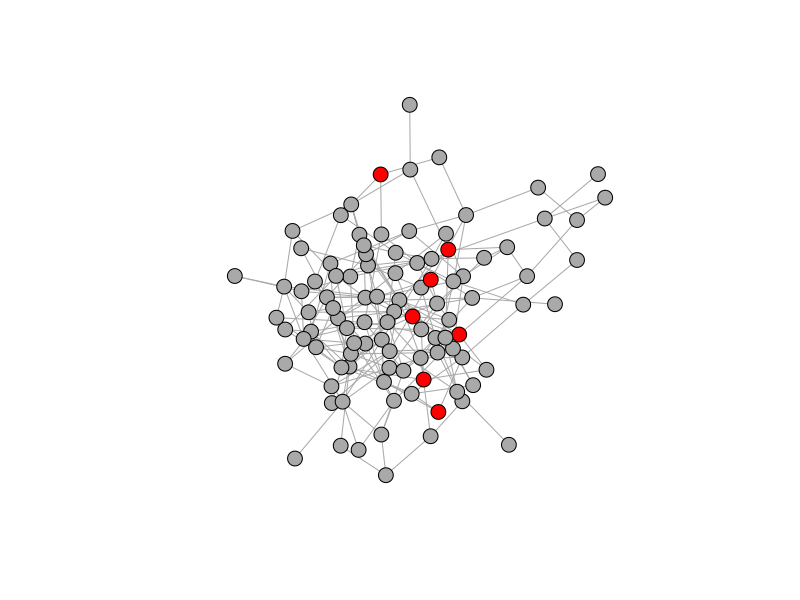
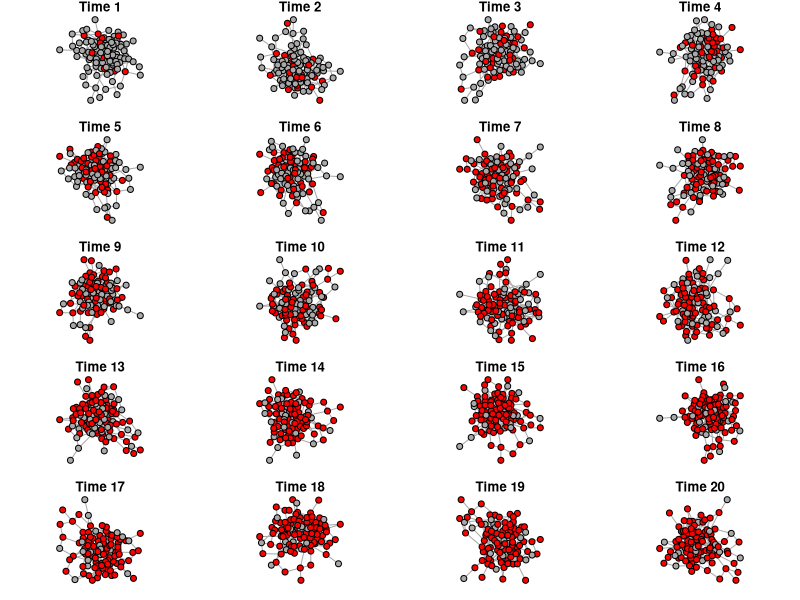
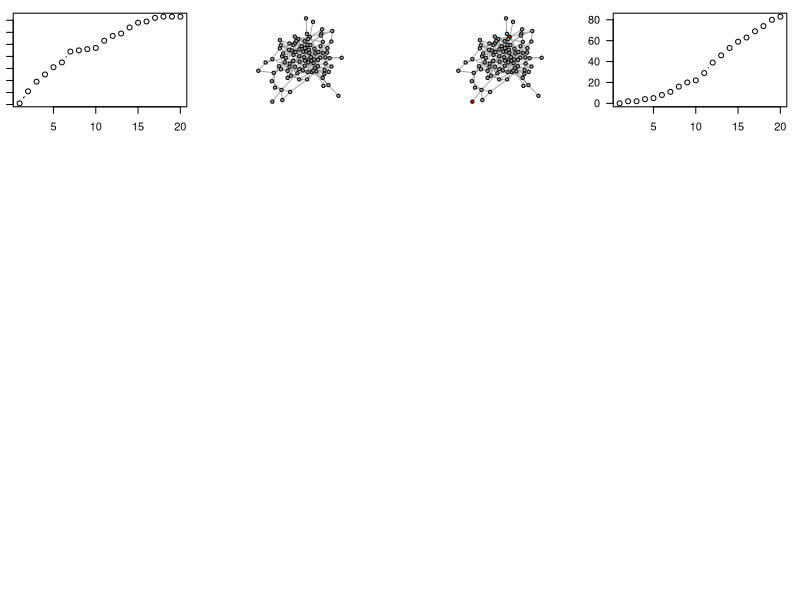
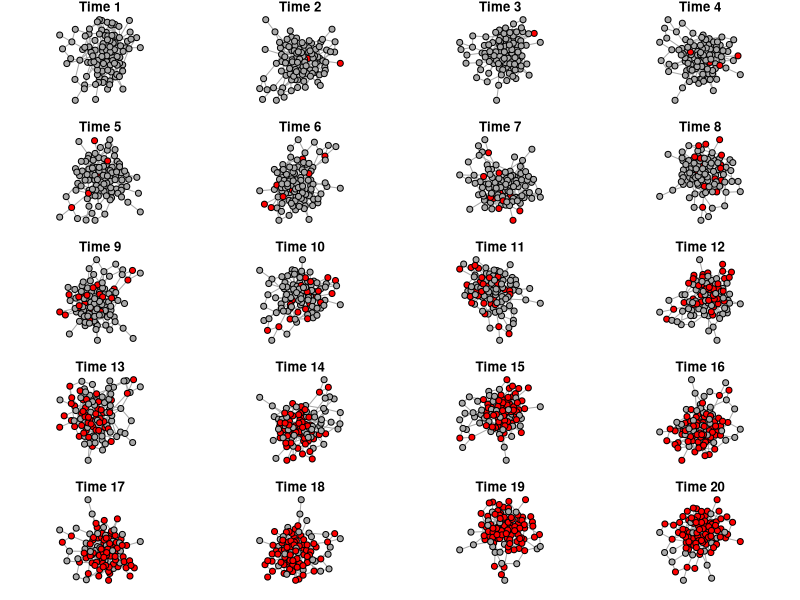

The R script that drew these images, in order:
## ---- chunk 1
library(knitr)
knitr::opts_chunk$set(fig.width=5, fig.height=4.5, message=F) 
set.seed(2)
## ---- chunk 2
library(igraph)
## ---- chunk 3
set.seed(4)
n=100
x=0.1
g=erdos.renyi.game(n, p=0.05)
V(g)$status=0 #the 'innovation adoption status' for each individual. All initially 0.

adopters=sample(c(1,0),n, prob=c(x, 1-x), replace=T) #based on the probabilities, flip a coin and determine if the individual adopted or not.

V(g)$status[which(adopters==1)]=1 #change status of new adopters adopt.list[[j]]=which(adopters==1) #save the identities of adopters for that time step

plot(g, vertex.label="", vertex.color=c("darkgray", "red")[V(g)$status+1], vertex.size=8)
## ---- chunk 4
t=20
new.adopt.list=list(0) #empty list t=20
for(j in 1:t){
  adopters=sample(c(1,0), n, prob=c(x, 1-x), replace=T)
  new.adopt.list[[j]]=which(V(g)$status==0&adopters==1) #save the identities of adopters for that timestep
  V(g)$status[which(adopters==1)]=1
  
}
new.adopt.list
## ---- chunk 5
adopt.cumulative=list()
for(i in 1:t){
  adopt.cumulative[[i]]=unlist(new.adopt.list[1:i])
}
adopt.cumulative
## ---- chunk 6
layout(matrix(1:20, byrow=T, nrow=5))
par(mar=c(1,1,1,1))
for(i in 1:t){
  v.col=1:n %in% adopt.cumulative[[i]]+1
  plot(g, vertex.label="", vertex.color=c("darkgray", "red")[v.col], main=paste("Time",i))
}
## ---- chunk 7
n.adopt.asocial=sapply(new.adopt.list, length) #for each time step, count the number of adopters.
cumulative.asocial=cumsum(n.adopt.asocial)
plot(cumulative.asocial, type="b", las=1, ylab="Cumulative number of nodes adopted", xlab="Time")
## ---- chunk 8
library(igraph)
set.seed(4)
n=100
g=erdos.renyi.game(n, p=0.05) #create a Erdos-Renyi Random Graph with uniform edge probability = 0.1
l = layout_with_fr(g)
plot(g, vertex.label="", vertex.size=8, vertex.color="darkgray", layout=l)
## ---- chunk 9
V(g)$state=0 # Create a vertex attribute for adoption status. 1 if the node has adopted the innovation. 0 if not.
seed=sample(V(g),2) #select 2 innovators
V(g)$state[seed]=1 #These 'seed' individuals get a status of 1 at the beginning.
plot(g, vertex.label="", vertex.size=8, vertex.color=c("darkgray", "red")[V(g)$state+1], layout=l)
## ---- chunk 10
s = 0.1
## ---- chunk 11
t=20 #time steps to run the simulation
adopt.list=list(0) #empty list 

for (j in 1:t){
nei.adopt=sapply(V(g), function(x) sum(V(g)$state[neighbors(g,x)]))
p=(1-exp(-s*nei.adopt))*abs(V(g)$state-1) #here, we multiply the probabilities by 0 if node is already adopted, and 1 if not yet adopted
adopters=sapply(p, function(x) sample(c(1,0), 1, prob=c(x, 1-x)))
V(g)$state[which(adopters==1)]=1
adopt.list[[j]]=which(adopters==1)
}
## ---- chunk 12
n.adopt.social=sapply(adopt.list, length) #for each time step, count the number of adopters.
cumulative.social=cumsum(n.adopt.social)
plot(cumulative.social, type="b", las=1, ylab="Cumulative number of nodes adopted", xlab="Time")
## ---- chunk 13
adopt.list
adopt.cumulative=list()
for(i in 1:t){
  adopt.cumulative[[i]]=unlist(adopt.list[1:i])
}

## ---- chunk 14
layout(matrix(1:20, byrow=T, nrow=5))
par(mar=c(1,1,1,1))
for(i in 1:t){
  v.col=1:n %in% adopt.cumulative[[i]]+1
  plot(g, vertex.label="", vertex.color=c("darkgray", "red")[v.col], main=paste("Time",i))
}
